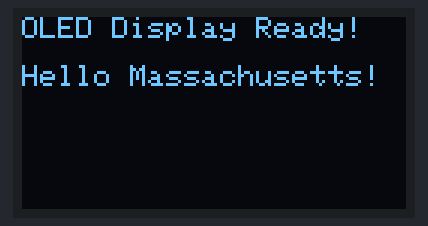
Recording of a sketch running on a simulated Arduino Uno, built with avr-gcc and run on an emulated ATmega328P. On the bench: 128×64 one-colour display.

Above: at 0.1 s.

The sketch:

OLED_64x128_I2C_version_1.ino
```cpp
// (licence header left out)
#include <Wire.h>
#include <Adafruit_GFX.h>
#include <Adafruit_SSD1306.h>
#define SCREEN_WIDTH 128
#define SCREEN_HEIGHT 64
#define OLED_RESET -1        // Reset pin (not used on most I2C OLEDs)
#define OLED_ADDR 0x3C       // Common I2C address

Adafruit_SSD1306 display(SCREEN_WIDTH, SCREEN_HEIGHT, &Wire, OLED_RESET);

void setup() {
  if (!display.begin(SSD1306_SWITCHCAPVCC, OLED_ADDR)) {
    for (;;) ;  // If display fails, stop here
  }

  display.clearDisplay();
  display.setTextSize(1);
  display.setTextColor(SSD1306_WHITE);
  display.setCursor(0, 0);
  display.println("OLED Display Ready!");
  display.setCursor(0, 16);
  display.println("Hello Massachusetts!");
  display.display();
}

void loop() {
  // Screen stays static; nothing here
}
```
